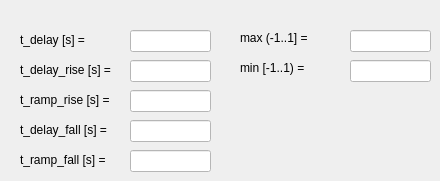
    <widget class="QWidget" name="SignalTabRiseFall">
     <attribute name="title">
      <string>RiseFall</string>
     </attribute>
     <widget class="QLabel" name="RiseFallYMaxLabel">
      <property name="geometry">
       <rect>
        <x>240</x>
        <y>30</y>
        <width>71</width>
        <height>16</height>
       </rect>
      </property>
      <property name="text">
       <string>max (-1..1] =</string>
      </property>
     </widget>
     <widget class="QLineEdit" name="RiseFallYMinEdit">
      <property name="geometry">
       <rect>
        <x>350</x>
        <y>60</y>
        <width>81</width>
        <height>22</height>
       </rect>
      </property>
      <property name="styleSheet">
       <string notr="true">QLineEdit:focus{ background-color: rgb(127, 255, 127) } 
QLineEdit{ background-color: rgb(255, 255, 255) }</string>
      </property>
     </widget>
     <widget class="QLineEdit" name="RiseFallYMaxEdit">
      <property name="geometry">
       <rect>
        <x>350</x>
        <y>30</y>
        <width>81</width>
        <height>22</height>
       </rect>
      </property>
      <property name="styleSheet">
       <string notr="true">QLineEdit:focus{ background-color: rgb(127, 255, 127) } 
QLineEdit{ background-color: rgb(255, 255, 255) }</string>
      </property>
     </widget>
     <widget class="QLabel" name="RiseFallYMinLabel">
      <property name="geometry">
       <rect>
        <x>240</x>
        <y>60</y>
        <width>71</width>
        <height>16</height>
       </rect>
      </property>
      <property name="text">
       <string>min [-1..1) =</string>
      </property>
     </widget>
     <widget class="QLineEdit" name="RiseFallTDelayRiseEdit">
      <property name="geometry">
       <rect>
        <x>130</x>
        <y>60</y>
        <width>81</width>
        <height>22</height>
       </rect>
      </property>
      <property name="styleSheet">
       <string notr="true">QLineEdit:focus{ background-color: rgb(127, 255, 127) } 
QLineEdit{ background-color: rgb(255, 255, 255) }</string>
      </property>
     </widget>
     <widget class="QLabel" name="RiseFallTDelayRiseLabel">
      <property name="geometry">
       <rect>
        <x>20</x>
        <y>60</y>
        <width>101</width>
        <height>20</height>
       </rect>
      </property>
      <property name="text">
       <string>t_delay_rise [s] =</string>
      </property>
     </widget>
     <widget class="QLabel" name="RiseFallTRampRiseLabel">
      <property name="geometry">
       <rect>
        <x>20</x>
        <y>90</y>
        <width>101</width>
        <height>20</height>
       </rect>
      </property>
      <property name="text">
       <string>t_ramp_rise [s] =</string>
      </property>
     </widget>
     <widget class="QLineEdit" name="RiseFallTRampRiseEdit">
      <property name="geometry">
       <rect>
        <x>130</x>
        <y>90</y>
        <width>81</width>
        <height>22</height>
       </rect>
      </property>
      <property name="styleSheet">
       <string notr="true">QLineEdit:focus{ background-color: rgb(127, 255, 127) } 
QLineEdit{ background-color: rgb(255, 255, 255) }</string>
      </property>
     </widget>
     <widget class="QLineEdit" name="RiseFallTDelayFallEdit">
      <property name="geometry">
       <rect>
        <x>130</x>
        <y>120</y>
        <width>81</width>
        <height>22</height>
       </rect>
      </property>
      <property name="styleSheet">
       <string notr="true">QLineEdit:focus{ background-color: rgb(127, 255, 127) } 
QLineEdit{ background-color: rgb(255, 255, 255) }</string>
      </property>
     </widget>
     <widget class="QLineEdit" name="RiseFallTRampFallEdit">
      <property name="geometry">
       <rect>
        <x>130</x>
        <y>150</y>
        <width>81</width>
        <height>22</height>
       </rect>
      </property>
      <property name="styleSheet">
       <string notr="true">QLineEdit:focus{ background-color: rgb(127, 255, 127) } 
QLineEdit{ background-color: rgb(255, 255, 255) }</string>
      </property>
     </widget>
     <widget class="QLabel" name="RiseFallTRampFallLabel">
      <property name="geometry">
       <rect>
        <x>20</x>
        <y>150</y>
        <width>101</width>
        <height>20</height>
       </rect>
      </property>
      <property name="text">
       <string>t_ramp_fall [s] =</string>
      </property>
     </widget>
     <widget class="QLabel" name="RiseFallTDelayFallLabel">
      <property name="geometry">
       <rect>
        <x>20</x>
        <y>120</y>
        <width>101</width>
        <height>20</height>
       </rect>
      </property>
      <property name="text">
       <string>t_delay_fall [s] =</string>
      </property>
     </widget>
     <widget class="QLineEdit" name="RiseFallTDelayEdit">
      <property name="geometry">
       <rect>
        <x>130</x>
        <y>30</y>
        <width>81</width>
        <height>22</height>
       </rect>
      </property>
      <property name="styleSheet">
       <string notr="true">QLineEdit:focus{ background-color: rgb(127, 255, 127) } 
QLineEdit{ background-color: rgb(255, 255, 255) }</string>
      </property>
     </widget>
     <widget class="QLabel" name="RiseFallTDelayLabel">
      <property name="geometry">
       <rect>
        <x>20</x>
        <y>30</y>
        <width>101</width>
        <height>20</height>
       </rect>
      </property>
      <property name="text">
       <string>t_delay [s] =</string>
      </property>
     </widget>
    </widget>
